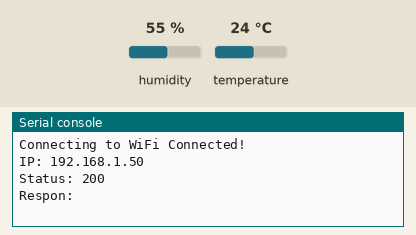
Simulated run of this program. Board: ESP32 board running MicroPython. Shown: the last lines printed to the serial console. The inputs (shaded band) are chosen by the test bench; at power-on: humidity 55 %, temperature 24 °C. WiFi joins after 1.5 s; web requests get an empty 200 reply after 0.4 s.

Above: at 2.7 s.
2.8 s: humidity set to 22 %
10.6 s: temperature set to 12 °C
At 12.21 s:
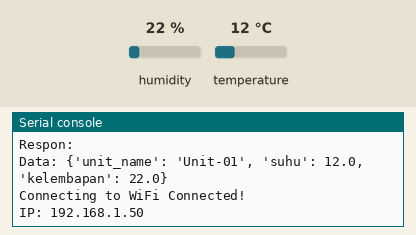
18.4 s: humidity set to 40 %
At 22.63 s:
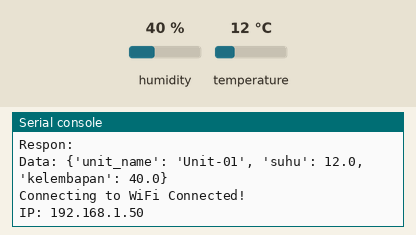

Measured:
- after the input at 10.6 s, the serial console: prints a new line after 1.4 s (image 1)
- after the input at 18.4 s, the serial console: prints a new line after 4.0 s (image 2)

The program:

main.py
```python
import network
import time
import machine
import dht
import urequests
import json
import os

# -------------------------------
# Konfigurasi WiFi & API
# -------------------------------
SSID = 'Wokwi-GUEST'           # Ganti dengan SSID kamu
PASSWORD = ''                  # Password kosong untuk Wokwi-GUEST
API_URL = 'https://terra369.vercel.app/api/dth22'  # Ganti URL ini
UNIT_NAME = 'Unit-01'
MAX_LOG_SIZE = 10

# -------------------------------
# Koneksi ke WiFi (versi diperbarui)
# -------------------------------
def connect_wifi():
    print("Connecting to WiFi", end="")
    sta_if = network.WLAN(network.STA_IF)
    sta_if.active(True)
    if not sta_if.isconnected():
        sta_if.connect(SSID, PASSWORD)
        retry = 0
        while not sta_if.isconnected() and retry < 50:
            print(".", end="")
            time.sleep(0.1)
            retry += 1
    if sta_if.isconnected():
        print(" Connected!")
        print("IP:", sta_if.ifconfig()[0])
        return True
    else:
        print(" Failed!")
        return False

# -------------------------------
# Simpan data offline
# -------------------------------
def simpan_offline(data):
    try:
        log = []
        if "log_offline.jsonl" in os.listdir():
            with open("log_offline.jsonl", "r") as f:
                log = f.readlines()
        if len(log) < MAX_LOG_SIZE:
            with open("log_offline.jsonl", "a") as f:
                f.write(json.dumps(data) + "\n")
            print("Data disimpan offline.")
        else:
            print("File log penuh, data tidak disimpan.")
    except Exception as e:
        print("Gagal simpan offline:", e)

# -------------------------------
# Kirim data ke API
# -------------------------------
def kirim_data(data):
    headers = {"Content-Type": "application/json"}
    try:
        response = urequests.post(API_URL, headers=headers, data=json.dumps(data))
        print("Status:", response.status_code)
        print("Respon:", response.text)
        response.close()
        return True
    except Exception as e:
        print("Gagal kirim API:", e)
        return False

# -------------------------------
# Sinkronisasi data offline
# -------------------------------
def sinkron_offline():
    if "log_offline.jsonl" not in os.listdir():
        return
    try:
        with open("log_offline.jsonl", "r") as f:
            lines = f.readlines()

        success_count = 0
        for line in lines:
            try:
                data = json.loads(line)
                if kirim_data(data):
                    success_count += 1
                else:
                    break
            except:
                continue

        if success_count == len(lines):
            os.remove("log_offline.jsonl")
            print("Semua data offline berhasil disinkron.")
        else:
            with open("log_offline.jsonl", "w") as f:
                for line in lines[success_count:]:
                    f.write(line)
            print(f"{success_count} data offline terkirim, sisanya tersimpan.")
    except Exception as e:
        print("Gagal sinkron offline:", e)

# -------------------------------
# Loop utama
# -------------------------------
def main():
    online = connect_wifi()
    sensor = dht.DHT22(machine.Pin(14))

    if online:
        sinkron_offline()

    while True:
        try:
            sensor.measure()
            suhu = sensor.temperature()
            kelembapan = sensor.humidity()
            data = {
                "unit_name": UNIT_NAME,
                "suhu": suhu,
                "kelembapan": kelembapan
            }
            print("Data:", data)

            if connect_wifi():
                if kirim_data(data):
                    sinkron_offline()
                else:
                    simpan_offline(data)
            else:
                simpan_offline(data)

        except OSError as e:
            print("Gagal baca sensor:", e)

        time.sleep(10)

main()
```
